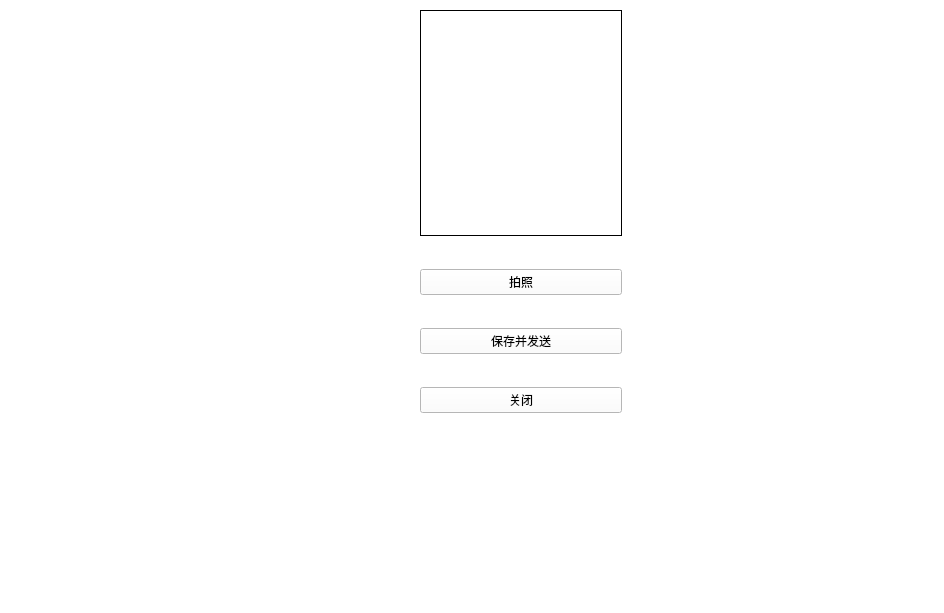
<?xml version="1.0" encoding="UTF-8"?>
<ui version="4.0">
 <class>Camera</class>
 <widget class="QWidget" name="Camera">
  <property name="geometry">
   <rect>
    <x>0</x>
    <y>0</y>
    <width>944</width>
    <height>613</height>
   </rect>
  </property>
  <property name="windowTitle">
   <string>Form</string>
  </property>
  <property name="styleSheet">
   <string notr="true">background-color: rgb(255, 255, 255);</string>
  </property>
  <widget class="QWidget" name="horizontalLayoutWidget">
   <property name="geometry">
    <rect>
     <x>10</x>
     <y>10</y>
     <width>401</width>
     <height>401</height>
    </rect>
   </property>
   <layout class="QHBoxLayout" name="horizontalLayout"/>
  </widget>
  <widget class="QWidget" name="layoutWidget">
   <property name="geometry">
    <rect>
     <x>420</x>
     <y>10</y>
     <width>202</width>
     <height>403</height>
    </rect>
   </property>
   <layout class="QVBoxLayout" name="verticalLayout">
    <property name="spacing">
     <number>33</number>
    </property>
    <item>
     <widget class="QLabel" name="label">
      <property name="minimumSize">
       <size>
        <width>0</width>
        <height>0</height>
       </size>
      </property>
      <property name="maximumSize">
       <size>
        <width>16777215</width>
        <height>16777215</height>
       </size>
      </property>
      <property name="sizeIncrement">
       <size>
        <width>0</width>
        <height>0</height>
       </size>
      </property>
      <property name="baseSize">
       <size>
        <width>0</width>
        <height>0</height>
       </size>
      </property>
      <property name="styleSheet">
       <string notr="true">QLabel{
     border-width: 1px;
     border-style: solid;
     border-color: rgb(0, 0, 0);
}</string>
      </property>
      <property name="text">
       <string/>
      </property>
     </widget>
    </item>
    <item>
     <widget class="QPushButton" name="pushButton_capture">
      <property name="text">
       <string>拍照</string>
      </property>
     </widget>
    </item>
    <item>
     <widget class="QPushButton" name="pushButton_send">
      <property name="text">
       <string>保存并发送</string>
      </property>
     </widget>
    </item>
    <item>
     <widget class="QPushButton" name="pushButton_close">
      <property name="text">
       <string>关闭</string>
      </property>
     </widget>
    </item>
   </layout>
  </widget>
 </widget>
 <resources/>
 <connections/>
</ui>
